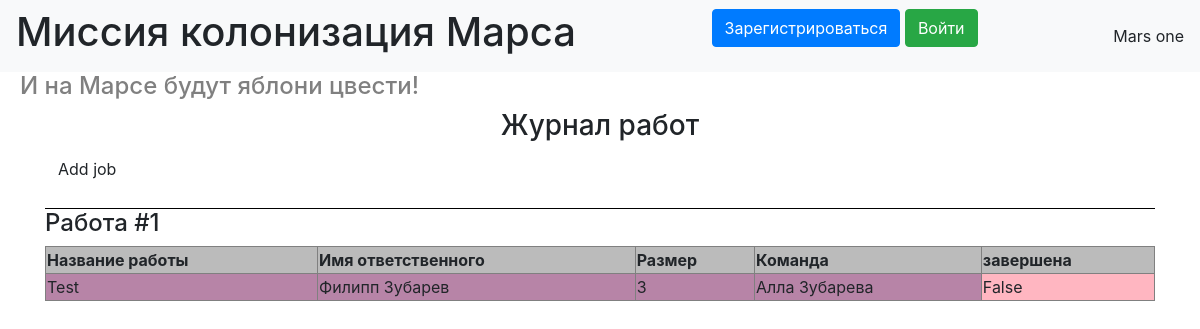
Before: / with the older database file.
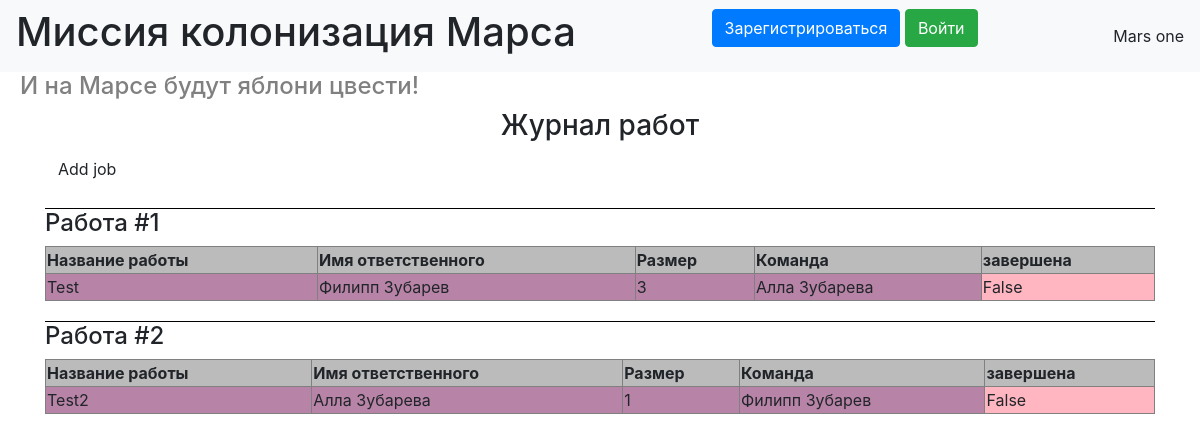
After: the same page with the newer database file.
### data/jobs.py (models this page shows)
class Jobs(SqlAlchemyBase):
    __tablename__ = 'jobs'
    id = sqlalchemy.Column(sqlalchemy.Integer,
                           primary_key=True, autoincrement=True)
    team_leader = sqlalchemy.Column(sqlalchemy.String)
    job = sqlalchemy.Column(sqlalchemy.String)
    work_size = sqlalchemy.Column(sqlalchemy.String)
    collaborators = sqlalchemy.Column(sqlalchemy.String)
    start_date = sqlalchemy.Column(sqlalchemy.DateTime, default=datetime.datetime.now())
    end_date = sqlalchemy.Column(sqlalchemy.DateTime, default=None)
    is_finished = sqlalchemy.Column(sqlalchemy.Boolean, default=False)

### data/users.py (models this page shows, shortened)
class User(SqlAlchemyBase, UserMixin):
    __tablename__ = 'users'
    id = sqlalchemy.Column(sqlalchemy.Integer,
                           primary_key=True, autoincrement=True)
    surname = sqlalchemy.Column(sqlalchemy.String)
    name = sqlalchemy.Column(sqlalchemy.String)
    surname = sqlalchemy.Column(sqlalchemy.String)
    age = sqlalchemy.Column(sqlalchemy.Integer)
    position = sqlalchemy.Column(sqlalchemy.String)
    speciality = sqlalchemy.Column(sqlalchemy.String)
    address = sqlalchemy.Column(sqlalchemy.String)
    email = sqlalchemy.Column(sqlalchemy.String)
    hashed_password = sqlalchemy.Column(sqlalchemy.String)
    modified_date = sqlalchemy.Column(sqlalchemy.DateTime, default=datetime.datetime.now())

### main.py (the view)
@app.route('/')
def start():
    session = db_session.create_session()
    name, team_leader, duration, team_id, finished = [], [], [], [], []
    for job in session.query(Jobs).all():
        leader = session.query(User).filter(User.id == job.team_leader).first()
        collaborators = job.collaborators.split()
        team_col = []
        for col in collaborators:
            cold = session.query(User).filter(User.email == col).first()
            team_col.append(cold)
        name.append(job.job)
        team_leader.append(leader)
        duration.append(job.work_size)
        team_id.append(team_col)
        finished.append(job.is_finished)
    return render_template('main.html', count=len(name), style=url_for('static', filename='css/style.css'), name=name,
                           team_leader=team_leader, duration=duration, team_id=team_id, finished=finished)

### data/db_session.py (called while the page is built)
def create_session() -> Session:
    global __factory
    return __factory()

### templates/main.html (shortened to what this page needs)
{% extends "base.html" %}
{% block content %}
<div>
    <h3 id="work_h">Журнал работ</h3>
    <a class="btn" href="/job_add">Add job</a>
    {% for num in range(count)%}
    <div class="job">
        <h4>Работа #{{num + 1}}</h4>
        <table class="data_table">
            <tr>
                <th class="table_header">Название работы</th>
                <th class="table_header">Имя ответственного</th>
                <th class="table_header">Размер</th>
                <th class="table_header">Команда</th>
                <th class="table_header">завершена</th>
            </tr>
            <tr>
                <td class="table_content">{{name[num]}}</td>
                <td class="table_content">{{team_leader[num].name}} {{team_leader[num].surname}}</td>
                <td class="table_content">{{duration[num]}}</td>
                <td class="table_content">{{team_id[num][0].name}} {{team_id[num][0].surname}}</td>
                {%if finished[num]%}
                <td class="table_content" id="is_finished">{{finished[num]}}</td>
                {%else%}
                <td class="table_content" id="is_not_finished">{{finished[num]}}</td>
                {%endif%}
            </tr>
        </table>
    </div>
    {%endfor%}
</div>
{%endblock%}

### templates/base.html (shortened to what this page needs)
<!doctype html>
<html lang="en">
<head>
    <link rel="stylesheet"
          href="https://stackpath.bootstrapcdn.com/bootstrap/4.4.1/css/bootstrap.min.css"
>
    <link rel="stylesheet" href='{{style}}'>
</head>
<body>
<header>
    <nav class="navbar navbar-light bg-light">
        {% if current_user.is_authenticated %}
        <h1>Миссия колонизация Марса</h1>
        <a class="btn" href="/logout">{{current_user.name}} {{current_user.surname}}</a>
        <a class="btn">Mars one</a>
        {% else %}
        <h1>Миссия колонизация Марса</h1>
        <p>
            <a class="btn btn-primary " href="/register">Зарегистрироваться</a>
            <a class="btn btn-success" href="/login">Войти</a>
        </p>
        <a>Mars one</a>
        {% endif %}
    </nav>
</header>
<h4 class="motto">
    И на Марсе будут яблони цвести!
</h4>
<main role="main" class="container">
    {% block content %}{% endblock %}
</main>
</body>
</html>

### static/css/style.css (style rules this page uses)
h4.motto { margin-left: 20px; color: grey; }
table.data_table { margin-bottom: 20px; border: 1px solid grey; border-collapse: collapse; width: 100%; }
#work_h { text-align: center; }
th.table_header { border: 1px solid grey; background: rgb(187,187,187); }
td.table_content { border: 1px solid grey; background: rgb(183, 132, 167) }
#is_not_finished { background: rgb(255, 182, 193) }
div.job { border-top: 1px solid black; margin-top: 20px; }

Changed rows visible on the page:
added Jobs: job "Test2"
Other visible differences:
new list line: "Работа # 2 Название работы Имя ответственного Размер Команда завершена 1 False"
new list line: "Алла Зубарева"
new list line: "Филипп Зубарев"
